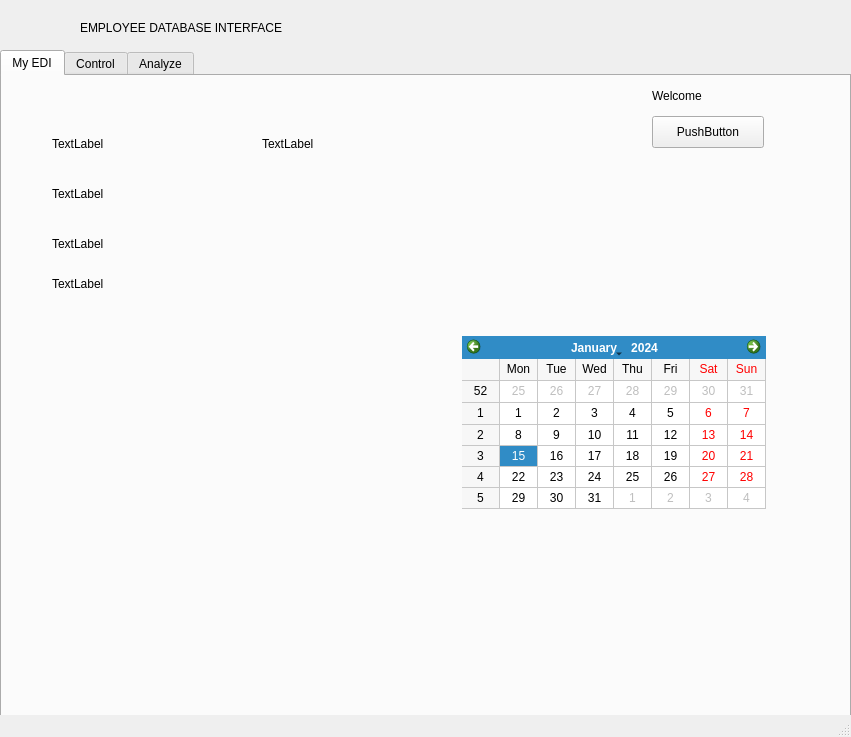
<?xml version="1.0" encoding="UTF-8"?>
<ui version="4.0">
 <class>WindowMainContainer</class>
 <widget class="QMainWindow" name="WindowMainContainer">
  <property name="enabled">
   <bool>true</bool>
  </property>
  <property name="geometry">
   <rect>
    <x>0</x>
    <y>0</y>
    <width>851</width>
    <height>737</height>
   </rect>
  </property>
  <property name="windowTitle">
   <string>Employee Database Interface</string>
  </property>
  <widget class="QWidget" name="centralwidget">
   <widget class="QTabWidget" name="tabWidget">
    <property name="geometry">
     <rect>
      <x>0</x>
      <y>50</y>
      <width>851</width>
      <height>731</height>
     </rect>
    </property>
    <property name="currentIndex">
     <number>0</number>
    </property>
    <widget class="QWidget" name="tab_my_edi">
     <attribute name="title">
      <string>My EDI</string>
     </attribute>
     <widget class="QPushButton" name="pushButton">
      <property name="geometry">
       <rect>
        <x>650</x>
        <y>40</y>
        <width>112</width>
        <height>32</height>
       </rect>
      </property>
      <property name="text">
       <string>PushButton</string>
      </property>
     </widget>
     <widget class="QLabel" name="label">
      <property name="geometry">
       <rect>
        <x>50</x>
        <y>60</y>
        <width>58</width>
        <height>16</height>
       </rect>
      </property>
      <property name="text">
       <string>TextLabel</string>
      </property>
     </widget>
     <widget class="QCalendarWidget" name="calendarWidget">
      <property name="geometry">
       <rect>
        <x>460</x>
        <y>260</y>
        <width>304</width>
        <height>173</height>
       </rect>
      </property>
      <property name="autoFillBackground">
       <bool>true</bool>
      </property>
      <property name="gridVisible">
       <bool>true</bool>
      </property>
      <property name="navigationBarVisible">
       <bool>true</bool>
      </property>
      <property name="dateEditEnabled">
       <bool>true</bool>
      </property>
     </widget>
     <widget class="QLabel" name="label_2">
      <property name="geometry">
       <rect>
        <x>650</x>
        <y>10</y>
        <width>101</width>
        <height>20</height>
       </rect>
      </property>
      <property name="text">
       <string>Welcome &lt;User&gt;</string>
      </property>
     </widget>
     <widget class="QLabel" name="label_3">
      <property name="geometry">
       <rect>
        <x>50</x>
        <y>110</y>
        <width>58</width>
        <height>16</height>
       </rect>
      </property>
      <property name="text">
       <string>TextLabel</string>
      </property>
     </widget>
     <widget class="QLabel" name="label_4">
      <property name="geometry">
       <rect>
        <x>50</x>
        <y>160</y>
        <width>58</width>
        <height>16</height>
       </rect>
      </property>
      <property name="text">
       <string>TextLabel</string>
      </property>
     </widget>
     <widget class="QLabel" name="label_5">
      <property name="geometry">
       <rect>
        <x>50</x>
        <y>200</y>
        <width>58</width>
        <height>16</height>
       </rect>
      </property>
      <property name="text">
       <string>TextLabel</string>
      </property>
     </widget>
     <widget class="QLabel" name="label_6">
      <property name="geometry">
       <rect>
        <x>260</x>
        <y>60</y>
        <width>58</width>
        <height>16</height>
       </rect>
      </property>
      <property name="text">
       <string>TextLabel</string>
      </property>
     </widget>
    </widget>
    <widget class="QWidget" name="tab_control">
     <attribute name="title">
      <string>Control</string>
     </attribute>
     <widget class="QPushButton" name="pushButton_addEmployee">
      <property name="geometry">
       <rect>
        <x>690</x>
        <y>10</y>
        <width>131</width>
        <height>32</height>
       </rect>
      </property>
      <property name="text">
       <string>New Employee</string>
      </property>
     </widget>
     <widget class="QLineEdit" name="lineEdit_search">
      <property name="geometry">
       <rect>
        <x>20</x>
        <y>13</y>
        <width>201</width>
        <height>26</height>
       </rect>
      </property>
      <property name="text">
       <string/>
      </property>
     </widget>
     <widget class="QTableWidget" name="tableWidget_db">
      <property name="geometry">
       <rect>
        <x>20</x>
        <y>110</y>
        <width>801</width>
        <height>451</height>
       </rect>
      </property>
      <column>
       <property name="text">
        <string>EmployeeID</string>
       </property>
      </column>
      <column>
       <property name="text">
        <string>Last Name</string>
       </property>
      </column>
      <column>
       <property name="text">
        <string>First Name</string>
       </property>
      </column>
      <column>
       <property name="text">
        <string>Salary</string>
       </property>
      </column>
      <column>
       <property name="text">
        <string>SSN</string>
       </property>
      </column>
      <column>
       <property name="text">
        <string>Position</string>
       </property>
      </column>
      <column>
       <property name="text">
        <string>Username</string>
       </property>
      </column>
      <column>
       <property name="text">
        <string>Password</string>
       </property>
      </column>
     </widget>
     <widget class="QRadioButton" name="radioButton">
      <property name="geometry">
       <rect>
        <x>20</x>
        <y>75</y>
        <width>41</width>
        <height>20</height>
       </rect>
      </property>
      <property name="text">
       <string>ID</string>
      </property>
     </widget>
     <widget class="QRadioButton" name="radioButton_2">
      <property name="geometry">
       <rect>
        <x>65</x>
        <y>75</y>
        <width>91</width>
        <height>20</height>
       </rect>
      </property>
      <property name="text">
       <string>First Name</string>
      </property>
     </widget>
     <widget class="QRadioButton" name="radioButton_3">
      <property name="geometry">
       <rect>
        <x>160</x>
        <y>75</y>
        <width>91</width>
        <height>20</height>
       </rect>
      </property>
      <property name="text">
       <string>Last Name</string>
      </property>
     </widget>
     <widget class="QRadioButton" name="radioButton_4">
      <property name="geometry">
       <rect>
        <x>260</x>
        <y>75</y>
        <width>61</width>
        <height>20</height>
       </rect>
      </property>
      <property name="text">
       <string>Salary</string>
      </property>
     </widget>
     <widget class="QRadioButton" name="radioButton_5">
      <property name="geometry">
       <rect>
        <x>330</x>
        <y>75</y>
        <width>51</width>
        <height>20</height>
       </rect>
      </property>
      <property name="text">
       <string>SSN</string>
      </property>
     </widget>
     <widget class="QRadioButton" name="radioButton_6">
      <property name="geometry">
       <rect>
        <x>390</x>
        <y>75</y>
        <width>71</width>
        <height>20</height>
       </rect>
      </property>
      <property name="text">
       <string>Position</string>
      </property>
     </widget>
     <widget class="QRadioButton" name="radioButton_7">
      <property name="geometry">
       <rect>
        <x>470</x>
        <y>75</y>
        <width>91</width>
        <height>20</height>
       </rect>
      </property>
      <property name="text">
       <string>Username</string>
      </property>
     </widget>
     <widget class="QPushButton" name="pushButton_addEmployee_3">
      <property name="geometry">
       <rect>
        <x>690</x>
        <y>70</y>
        <width>131</width>
        <height>32</height>
       </rect>
      </property>
      <property name="text">
       <string>Edit</string>
      </property>
     </widget>
     <widget class="QPushButton" name="pushButton_addEmployee_4">
      <property name="geometry">
       <rect>
        <x>690</x>
        <y>40</y>
        <width>131</width>
        <height>32</height>
       </rect>
      </property>
      <property name="text">
       <string>View Details</string>
      </property>
     </widget>
     <widget class="QPushButton" name="pushButton_addEmployee_2">
      <property name="geometry">
       <rect>
        <x>14</x>
        <y>41</y>
        <width>131</width>
        <height>32</height>
       </rect>
      </property>
      <property name="text">
       <string>Search</string>
      </property>
     </widget>
    </widget>
    <widget class="QWidget" name="tab_analyze">
     <attribute name="title">
      <string>Analyze</string>
     </attribute>
    </widget>
   </widget>
   <widget class="QLabel" name="labelLogo">
    <property name="geometry">
     <rect>
      <x>10</x>
      <y>10</y>
      <width>61</width>
      <height>31</height>
     </rect>
    </property>
    <property name="text">
     <string/>
    </property>
    <property name="pixmap">
     <pixmap resource="logo.qrc">:/new/prefix1/logo.png</pixmap>
    </property>
    <property name="scaledContents">
     <bool>true</bool>
    </property>
   </widget>
   <widget class="QLabel" name="labelEDI">
    <property name="geometry">
     <rect>
      <x>80</x>
      <y>20</y>
      <width>211</width>
      <height>16</height>
     </rect>
    </property>
    <property name="text">
     <string>EMPLOYEE DATABASE INTERFACE</string>
    </property>
   </widget>
  </widget>
  <widget class="QMenuBar" name="menubar">
   <property name="geometry">
    <rect>
     <x>0</x>
     <y>0</y>
     <width>851</width>
     <height>22</height>
    </rect>
   </property>
  </widget>
  <widget class="QStatusBar" name="statusbar"/>
 </widget>
 <resources>
  <include location="logo.qrc"/>
 </resources>
 <connections/>
</ui>
